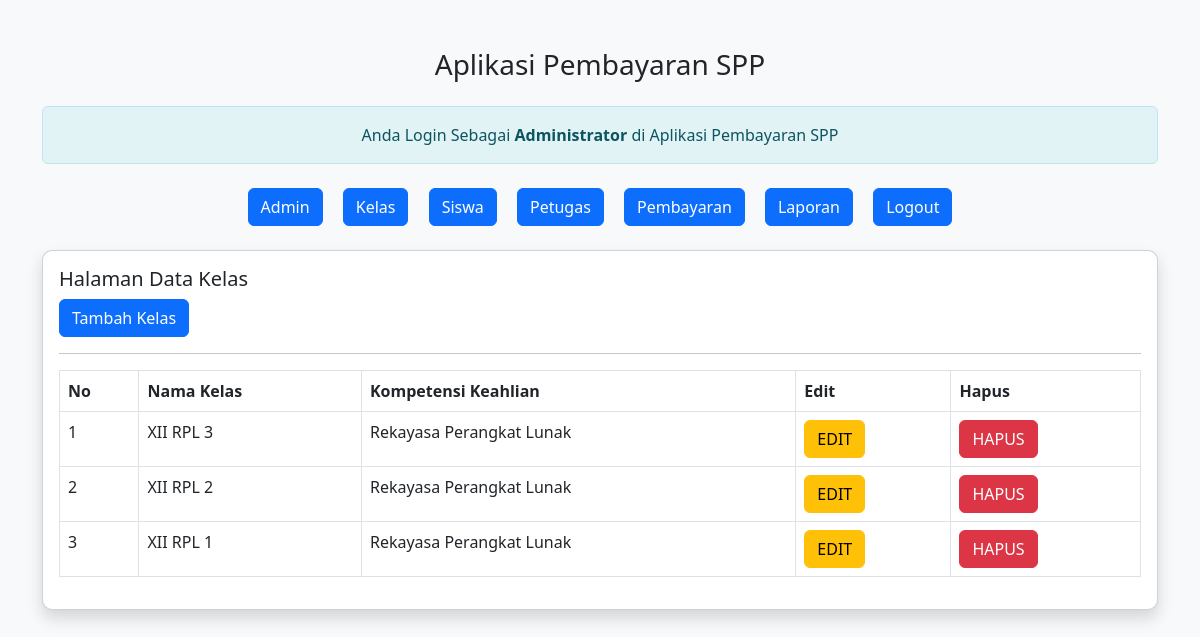
/spp-ilham/admin/admin.php?url=kelas, run on the app's committed database.
### tables this page shows
CREATE TABLE `kelas` (
  `id_kelas` int(11) NOT NULL,
  `nama_kelas` varchar(10) NOT NULL,
  `kompetensi_keahlian` varchar(50) NOT NULL
);

### spp-ilham/admin/kelas.php (the view)
<h5> Halaman Data Kelas </h5>
<a href="?url=tambah-kelas" class="btn btn-primary"> Tambah Kelas </a>
<hr>
<table class="table table-stripped table-bordered">
    <tr class="fw-bold">
        <td> No </td>
        <td> Nama Kelas </td>
        <td> Kompetensi Keahlian </td>
        <td> Edit </td>
        <td> Hapus </td>
    </tr>
    <?php
    include'../koneksi.php';
    $no = 1;
    $sql = "SELECT*FROM kelas ORDER BY id_kelas DESC";
    $query = mysqli_query($koneksi, $sql);
    foreach($query as $data){ ?>
        <tr>
            <td><?= $no++; ?></td>
            <td><?= $data['nama_kelas'] ?></td>
            <td><?= $data['kompetensi_keahlian'] ?></td>
            <td>
                <a href="?url=edit-kelas&id_kelas=<?= $data['id_kelas'] ?>" class='btn btn-warning'>EDIT</a>
            </td>
            <td>
                <a onclick="return confirm('Apakah Anda Yakin Ingin Menghapus Data?')" href="?url=hapus-kelas&id_kelas=<?= $data['id_kelas'] ?>" class='btn btn-danger'>HAPUS</a>
            </td>
        </tr>
    <?php } ?>
    </table>

### spp-ilham/admin/admin.php (style rules this page uses)
body { background-color: #f8f9fa; }

### data on the page
kelas: nama_kelas "XII RPL 3", kompetensi_keahlian "Rekayasa Perangkat Lunak"
kelas: nama_kelas "XII RPL 2", kompetensi_keahlian "Rekayasa Perangkat Lunak"
kelas: nama_kelas "XII RPL 1", kompetensi_keahlian "Rekayasa Perangkat Lunak"
